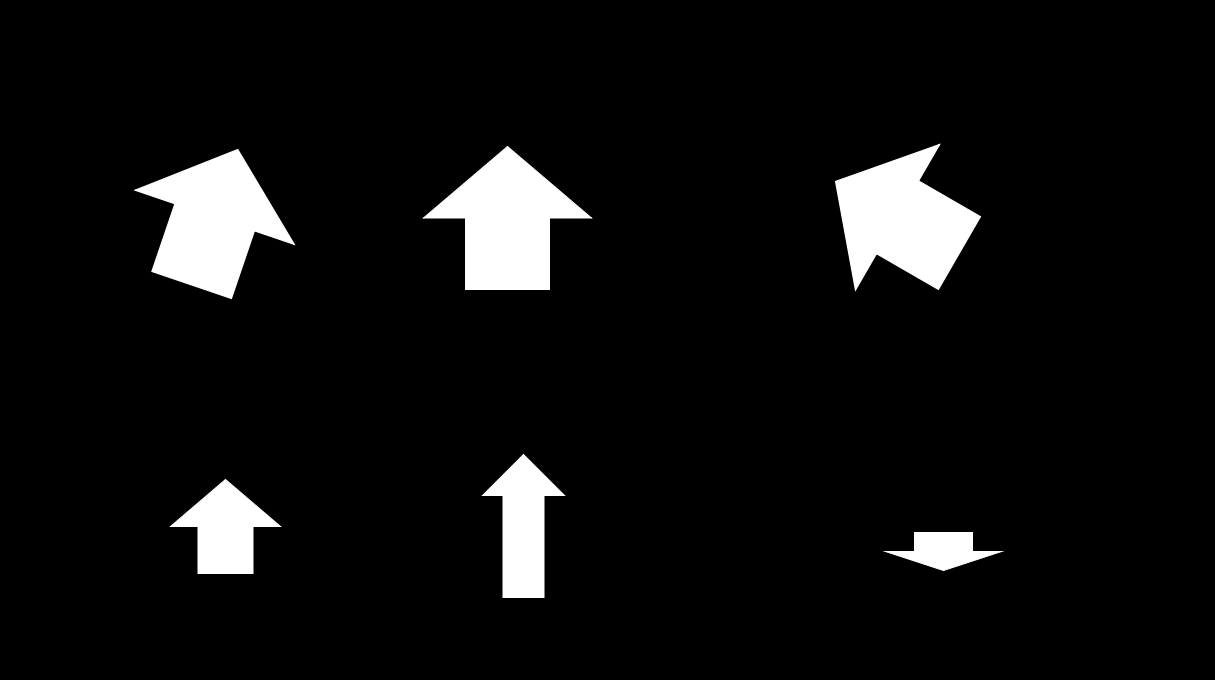
#> input picture raspi/opencv/sample.png, 1215 x 680 px
$ python template_matching.py
#> lines starting #> are read from the running program, lines starting #| are printed output that depends on the picture; after the words box and inside, x2 and y2 are one past the last pixel; in counts of white or black regions, pixels touching at a corner belong together
#!/usr/bin/env python
# -*- coding: utf-8 -*-

import cv2
import numpy as np
import random
import sys

if __name__ == '__main__':

    # 対象画像を指定
    base_image_path = './sample.png'
    temp_image_path = './base_0.png'

    # 画像をグレースケールで読み込み
    gray_base_src = cv2.imread(base_image_path, cv2.IMREAD_GRAYSCALE)
#> gray_base_src is the input picture: shape (680, 1215); min 0, max 255, mean 15.7
    gray_temp_src = cv2.imread(temp_image_path, cv2.IMREAD_GRAYSCALE)
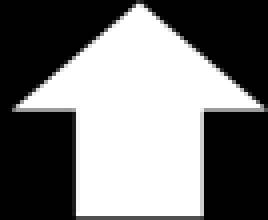
#> input picture raspi/opencv/base_0.png, 67 x 55 px (shown 4 times larger)
#> gray_temp_src is the input picture: shape (55, 67); min 0, max 255, mean 119

    #gray_temp_src = cv2.resize(gray_temp_src, dsize=None, fx=0.3, fy=0.3)

    # ラベリング処理
    label = cv2.connectedComponentsWithStats(gray_base_src)
    n = label[0] - 1
#> n = 6
    print(n)
#| 6
    data = np.delete(label[2], 0, 0)
#> data = [[834, 143, 148, 149, 12675], [422, 145, 171, 145, 12471], [133, 148, 163, 152, 12671], [481, 453, 85, 145, 6235], [169, 478, 113, 96, 5490], [882, 532, 123, 40, 2422]]

    # マッチング結果書き出し準備
    color_src = cv2.cvtColor(gray_base_src, cv2.COLOR_GRAY2BGR)
    height, width = gray_temp_src.shape[:2]
#> height = 55; width = 67


    # ラベリング情報を利用して各オブジェクトごとのマッチング結果を画面に表示
    for i in range(n-1):

        # 各オブジェクトの外接矩形を赤枠で表示
        x0 = data[i][0]
        y0 = data[i][1]
        x1 = data[i][0] + data[i][2]
        y1 = data[i][1] + data[i][3]
        #print(data[i][3])
        #print(data[i][2])
        cv2.rectangle(color_src, (x0, y0), (x1, y1), (0, 0, 255))

        # 各オブジェクトごとの類似度を求める
        x2 = x0 - 5
        y2 = y0 - 5
        #x3 = x0 + width + 5
        #y3 = y0 + height + 5
        x3 = x1 + 5
        y3 = y1 +5

        crop_src = gray_base_src[y2:y3, x2:x3]
        #cv2.imshow("",crop_src)
        c_height, c_width = crop_src.shape[:2]

        print(crop_src.shape,gray_temp_src.shape)
        if(crop_src.shape<gray_temp_src.shape):
            continue
        res = cv2.matchTemplate(crop_src, gray_temp_src, cv2.TM_CCOEFF_NORMED)
        res_num = cv2.minMaxLoc(res)[1]
        cv2.putText(color_src, str(i + 1) + ") " +str(round(res_num, 3)), (x0, y1 + 15), cv2.FONT_HERSHEY_PLAIN, 1, (0, 255, 255))
#> this loop made 5 passes
#> (x0, y0, x1, y1, x2, y2, x3, y3) on passes 1 to 5: (834, 143, 982, 292, 829, 138, 987, 297), (422, 145, 593, 290, 417, 140, 598, 295), (133, 148, 296, 300, 128, 143, 301, 305), (481, 453, 566, 598, 476, 448, 571, 603), (169, 478, 282, 574, 164, 473, 287, 579)
#> pass 1, `crop_src = gray_base_src[y2:y3, x2:x3]`:
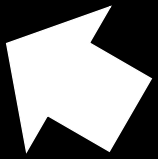
#> crop_src: shape (159, 158); min 0, max 255, mean 125.3
#> pass 1, `res = cv2.matchTemplate(crop_src, gray_temp_src, cv2.TM_CCOEFF_NORMED)`:
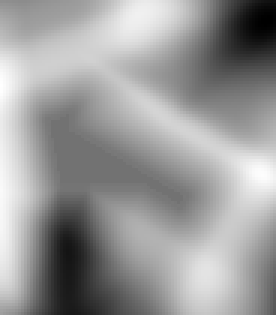
#> res: shape (105, 92) float32 (shown 3 times larger); min -0.371, max 0.453, mean 0.127; drawn with min black and max white
#> pass 2, `res = cv2.matchTemplate(crop_src, gray_temp_src, cv2.TM_CCOEFF_NORMED)`:
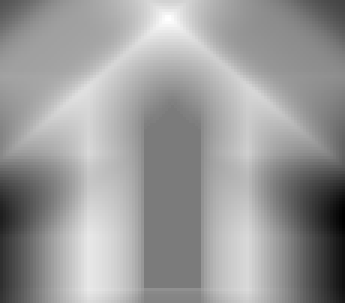
#> res: shape (101, 115) float32 (shown 3 times larger); min -0.527, max 0.561, mean 0.131; drawn with min black and max white
#> after the loop:
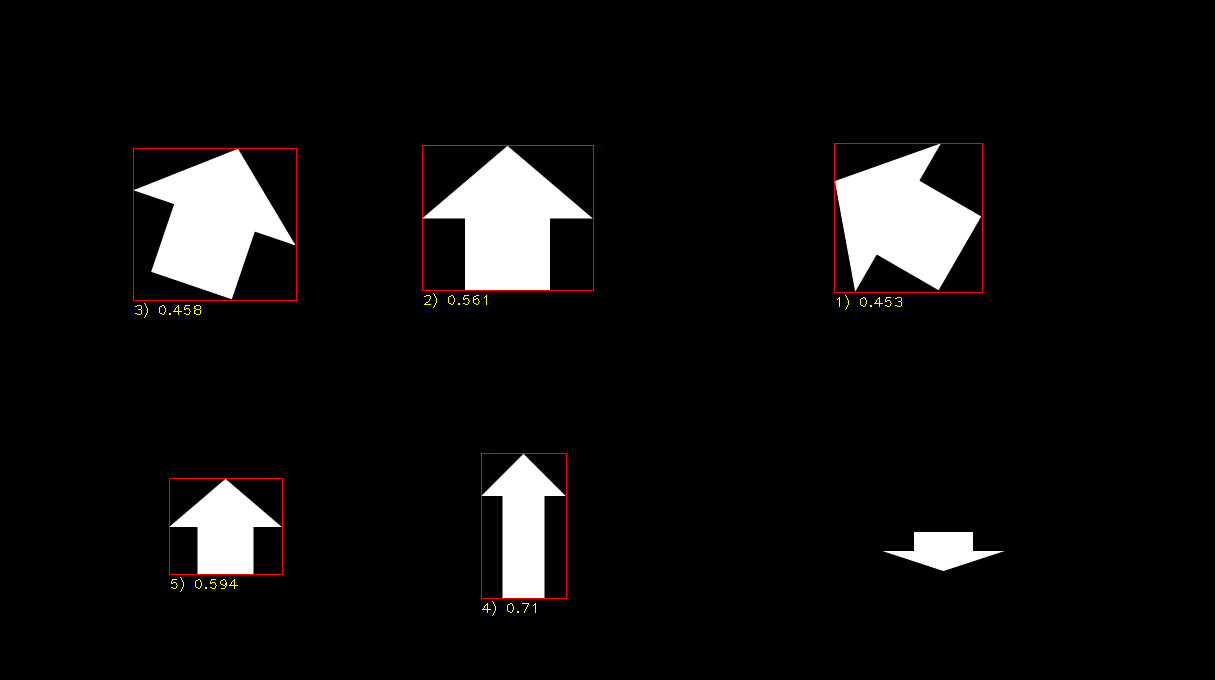
#> color_src: shape (680, 1215, 3); 0.4% of pixels changed, all inside (x1, y1, x2, y2) = (133, 143, 983, 616)
#> after the loop:
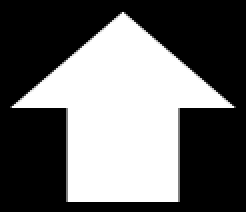
#> crop_src: shape (106, 123) (shown 2 times larger); min 0, max 255, mean 104.6
#> after the loop:
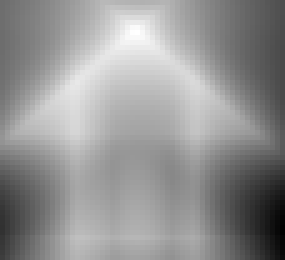
#> res: shape (52, 57) float32 (shown 5 times larger); min -0.133, max 0.594, mean 0.288; drawn with min black and max white


    color_src = cv2.resize(color_src, dsize=None, fx=0.5, fy=0.5)
#> color_src: shape (340, 608, 3)
    # 結果の表示
    cv2.imshow("color_src", color_src)

    cv2.waitKey(0)
    cv2.destroyAllWindows()
